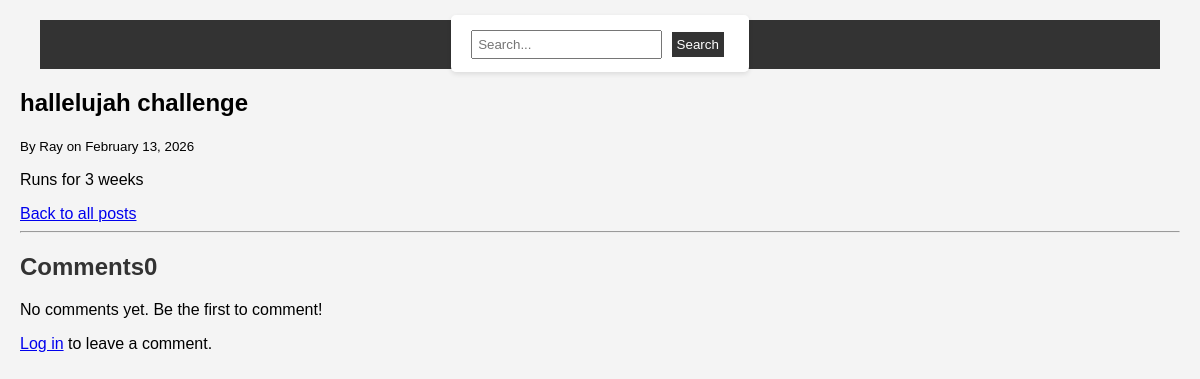
Before: /post/1/ with the older database file.
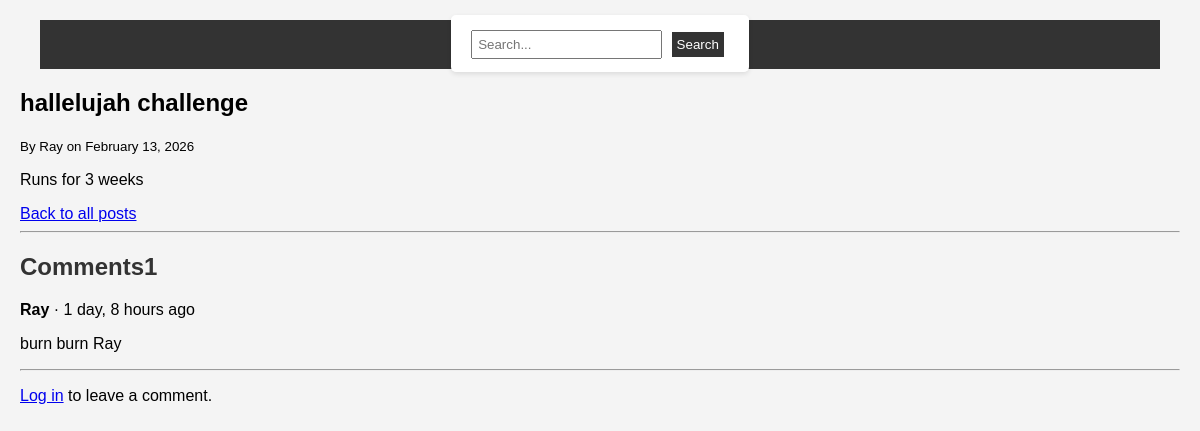
After: the same page with the newer database file.
### blog/models.py (models this page shows, shortened)
class Post(models.Model):
    title = models.CharField(max_length=200)
    content = models.TextField()
    published_date = models.DateTimeField(auto_now_add=True)
    author  = models.ForeignKey(User,on_delete=models.CASCADE,related_name='posts')
    tags = TaggableManager(blank=True)

class Comment(models.Model):
    post = models.ForeignKey(Post,on_delete=models.CASCADE,related_name='comments')
    author = models.ForeignKey(User,on_delete=models.CASCADE,related_name='comments')
    content = models.TextField()
    created_at = models.DateTimeField(auto_now_add=True)
    updated_at = models.DateTimeField(auto_now=True)
    class Meta:
        ordering = ['created_at']

### blog/views.py (the view)
# urls.py: path('post/<int:pk>/', PostDetailView.as_view(), name='post-detail'),
class PostDetailView(DetailView):
    model = Post
    template_name = 'blog/post_detail.html'
    def get_context_data(self, **kwargs):
        context = super().get_context_data(**kwargs)
        context['comment_form'] = CommentForm()
        context['comments'] = self.object.comments.all()
        return context

### blog/forms.py
class CommentForm(forms.ModelForm):
    class Meta:
        model = Comment
        fields = ['content']

### blog/templates/blog/post_detail.html (shortened to what this page needs)
{% extends 'base.html' %}
{% block content %}
<article>
    <h1>{{ post.title }}</h1>
    <p><small>By {{ post.author }} on {{ post.published_date|date:"F d, Y" }}</small></p>
    <div>{{ post.content|linebreaks }}</div>
</article>
<a href="{% url 'post-list' %}">Back to all posts</a>
<hr>
<h2>Comments{{comments.count}}</h2>
 <div class = "comments">
    {%for comment in comments%}
 <div class="comment">
            <p><strong>{{ comment.author }}</strong> · {{ comment.created_at|timesince }} ago</p>
            <p>{{ comment.content|linebreaks }}</p>
        </div>
        <hr>
    {% empty %}
        <p>No comments yet. Be the first to comment!</p>
{%endfor%}
    </div>
{% if user.is_authenticated %}
    <h3>Leave a comment</h3>
    <form method="post" action="{% url 'comment-create' pk=post.pk %}">
        {% csrf_token %}
        {{ comment_form.as_p }}
        <button type="submit">Post Comment</button>
    </form>
{% else %}
    <p><a href="{% url 'blog-login' %}?next={{ request.path }}">Log in</a> to leave a comment.</p>
{% endif %}
{% endblock %}

### blog/templates/base.html (shortened to what this page needs)
<!DOCTYPE html>
<html lang="en">
<head>
    {% load static %}
    <link rel="stylesheet" href="{% static 'css/styles.css' %}">
</head>
<body>
<nav>
    <form method="get" action="{% url 'search' %}">
        <input type="text" name="q" placeholder="Search...">
        <button type="submit">Search</button>
    </form>
</nav>
{%block content%}
{%endblock%}
</body>
</html>

### blog/static/css/styles.css (style rules this page uses)
body { font-family: Arial, Helvetica, sans-serif; background-color: #f4f4f4; padding: 0; margin: 20px; }
nav { background-color: #333; padding: 10px; text-align: center; margin: 20px; }
nav form { display: inline; }
nav input, nav button { padding: 5px; margin-right: 5px; }
h2 { color: #333; }
form { background: white; padding: 20px; border-radius: 5px; max-width: 400px; box-shadow: 0 2px 5px rgba(0,0,0,0.1); }
button { background-color: #333; color: white; border: none; padding: 10px; cursor: pointer; }

Changed rows visible on the page:
computed for Post "hallelujah challenge": count "0" → "1"
added Comment: author "Ray", created_at "1 day, 8 hours", content "burn burn Ray"
Other visible differences:
text no longer shown: "No comments yet. Be the first to comment!"
